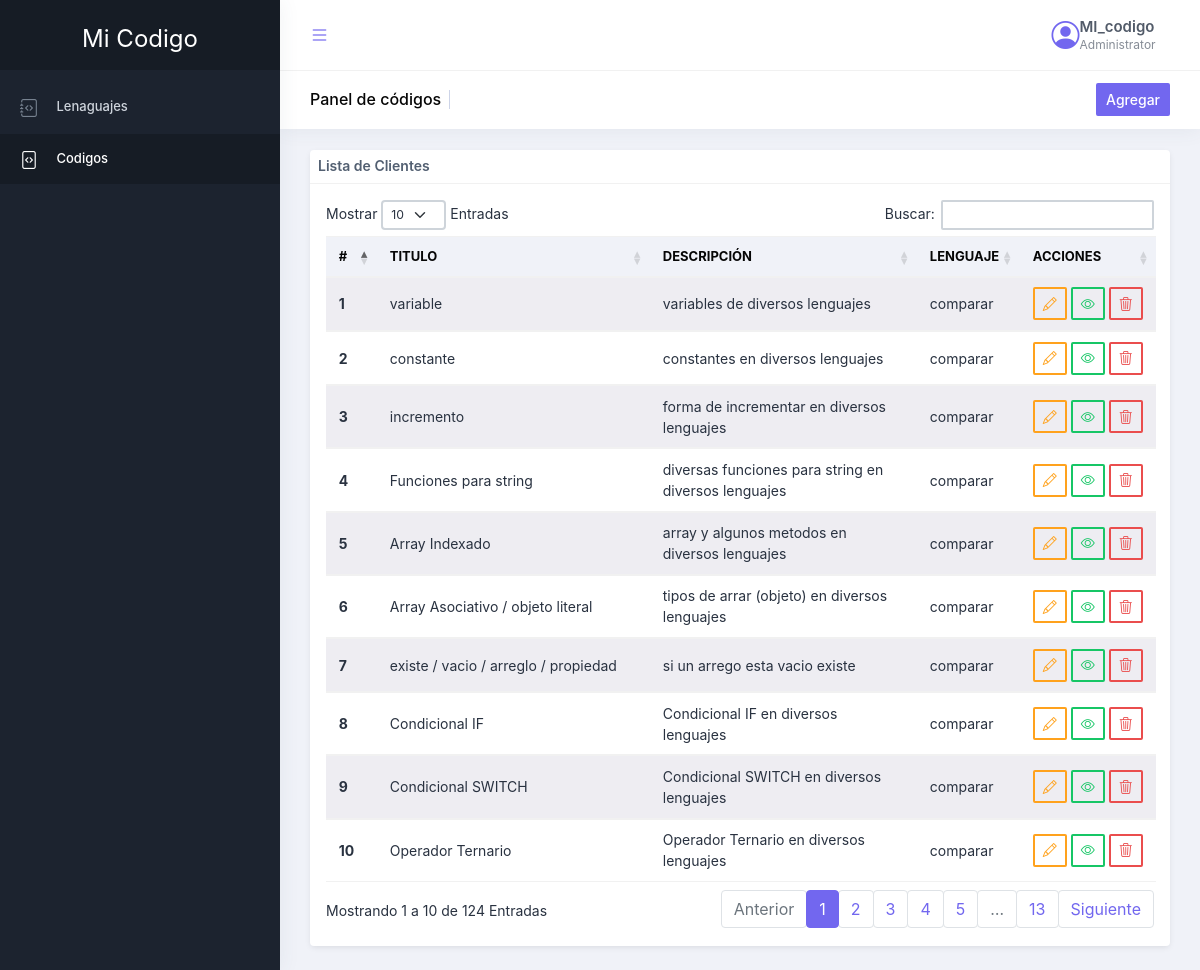
Screenshot of /codigos with the database file from the repository.
### tables this page shows
CREATE TABLE `codigos` (
  `id` int NOT NULL,
  `titulo` varchar(120) NOT NULL,
  `descripcion` varchar(200) NOT NULL,
  `codigo` text NOT NULL,
  `lenguaje_id` int NOT NULL,
  `created_at` timestamp NULL DEFAULT NULL,
  `updated_at` timestamp NULL DEFAULT NULL
);

CREATE TABLE `lenguajes` (
  `id` int NOT NULL,
  `name` varchar(100) NOT NULL,
  `created_at` timestamp NULL DEFAULT NULL,
  `updated_at` timestamp NULL DEFAULT NULL
);

### System/RenderView.php (called while the page is built, shortened)
<?php
class RenderView
{
    public static function render(string $view, array $data = [])
    {
        $data = self::dataRedirect($data);
        $content = Self::renderOnlyView($view, $data);
    }
    protected static function renderOnlyView(string $view,  array $dynamicVariable)
    {
        $path = DIR_APP . "/View/$view.php";
        if (file_exists($path)) {
            include_once $path;
            return ob_get_clean();
        } else {
            throw new CronosException("Upsss... No se encontro la vista: view(" . $view . ")");
        }
    }
    private static function dataRedirect(array $data = [])
    {
        return $data;
    }
}

### System/Functions.php (called while the page is built, shortened)
<?php
if (!function_exists('view')) {
    function view(string $name, array $data = [])
    {
        $name = str_replace('.', '/', $name);
        try {
            return RenderView::render($name, $data);
        } catch (CronosException $e) {
            echo $e->cronosMessage();
        }
    }
}
if (!function_exists('route')) {
    function route(string $nameRoute)
    {
        return Route::route($nameRoute);
    }
}

### App/Controller/CodigoController.php (called while the page is built, shortened)
<?php
class CodigoController extends Controller
{
    public function index()
    {
        $codigos = Codigos::lista();
        return view('codigos/index', [
            'titulo' => 'Dashboard roles',
            'codigos' => $codigos
        ]);
    }
}

### public/index.php (called while the page is built, shortened)
<?php
Route::run();

### System/ConnectDB.php (called while the page is built, shortened)
<?php
class ConnectDB
{
    private static $db_host;
    private static $db_user;
    private static $db_pass;
    private static $db_name;
    private static $db_charset;
    public static function dataBase($db_host, $db_user, $db_pass, $db_name, $db_charset)
    {
        self::$db_host = $db_host;
        self::$db_user = $db_user;
        self::$db_pass = $db_pass;
        self::$db_name = $db_name;
        self::$db_charset = $db_charset;
    }
    private static function db_open()
    {
        $dsn = 'mysql:host=' . self::$db_host . ';dbname=' . self::$db_name . ';charset=' . self::$db_charset;
        try {
            $conn =  new PDO($dsn, self::$db_user, self::$db_pass);
            return $conn;
        } catch (\PDOException $e) {
            echo 'La conexión a la base de datos falló: ' . $e->getMessage();
            echo "<br>";
            echo "error de depuración: \n" . (int)$e->getCode();
        }
    }
    public static function conn()
    {
        return self::db_open();
    }
}

### System/Model.php (called while the page is built, shortened)
<?php
class Model
{
    protected static $db;
    protected static $returnType     = 'array';
    protected static $passEncrypt = false;
    protected static $password =  null;
    protected static $query;
    public function __construct()
    {
        self::$db = ConnectDB::conn();
    }
    private static function getConnection()
    {
        return new static;
    }
    private static function db_close()
    {
        self::$db = null;
    }
    protected static function startBd($data = null)
    {
        if ($data != null) {
            if (is_object($data))
                $data = (array)$data;
            $send = self::allowedFields($data);
            if (self::$passEncrypt === true) {
                if (isset($send[self::$password])) {
                    $send[self::$password] = password_hash($send[self::$password], PASSWORD_BCRYPT);
                }
            }
        } else {
            $send = null;
        }
        return $send;
    }
    private static function readDB($data = null)
    {
        try {
            $stmt = self::$db->prepare(self::$query);
            $stmt->execute($data);
            if (self::$returnType == 'object') {
                $result = $stmt->fetchAll(PDO::FETCH_OBJ);
                return $result;
            }
            $result = $stmt->fetchAll(PDO::FETCH_ASSOC);
            return $result;
        } catch (\PDOException $e) {
            return [
                'error' => $e->getMessage()
            ];
        }
    }
    private static function setTable()
    {
        if (property_exists(static::class, 'returnType')) {
            self::$returnType = static::$returnType;
        }
        if (property_exists(static::class, 'passEncrypt')) {
            self::$passEncrypt = static::$passEncrypt;
        }
    }
    public static function querySimple($query)
    {
        self::$query = $query;
        return self::readDB();
    }
}

### App/Model/Codigos.php (called while the page is built, shortened)
<?php
class Codigos extends Model
{
    public static function lista($leng = '')
    {
        if ($leng == '') {
            $sql = "SELECT codigos.id, codigos.titulo, codigos.descripcion, lenguajes.name FROM codigos INNER JOIN lenguajes ON codigos.lenguaje_id = lenguajes.id";
        } else {
            $sql = "SELECT codigos.id, codigos.titulo, codigos.descripcion, lenguajes.name FROM codigos INNER JOIN lenguajes ON codigos.lenguaje_id = lenguajes.id WHERE lenguajes.name = '$leng'";
        }
        return self::querySimple($sql);
    }
}

### App/View/codigos/index.php (the view, shortened to what this page needs)
<div class="pcoded-content">
	<div class="page-header">
		<div class="page-block">
			<div class="row align-items-center">
				<div class="col d-flex flex-column flex-md-row justify-content-between align-items-center">
					<div class="page-header-title">
						<h5 class="m-b-10">Panel de códigos</h5>
					</div>
					<div class="">
						<a href="<?= route('codigos.create') ?>" class="btn btn-primary btn-sm">Agregar</a>
					</div>
				</div>
			</div>
		</div>
	</div>
	<div class="row">
		<div class="col-xl-12">
			<div class="card">
				<div class="card-header p-2">
					<h5>Lista de Clientes</h5>
				</div>
				<div class="card-body  p-3">
					<table class="table table-striped table-sm dt-responsive" id="datatableAll">
						<thead>
							<tr>
								<th>#</th>
								<th>Titulo</th>
								<th>Descripción</th>
								<th>Lenguaje</th>
								<th>Acciones</th>
							</tr>
						</thead>
						<tbody class="table-group-divider">
							<?php $i = 1;
							foreach ($codigos as $cod) : ?>
								<tr>
									<th scope="row"><?= $i ?></th>
									<td><?= $cod->titulo  ?></td>
									<td class="text-wrap"><?= $cod->descripcion ?></td>
									<td><?= $cod->name ?></td>
									<td>
										<a href="<?= route('codigos.edit') . '?id=' . $cod->id ?>" class="btn btn-outline-warning btn-sm"><i class="bi bi-pencil"></i></a>
										<button data-link="<?= route('codigos.show')  . '?id=' . $cod->id ?>" class="btn btn-outline-success btn-sm mirarCodigo"><i class="bi bi-eye"></i></button>
										<a href=<?= route('codigos.destroy') . '?id=' . $cod->id ?>" class="btn btn-outline-danger btn-sm deleteItem"><i class="bi bi-trash3"></i></a>
									</td>
								</tr>
							<?php $i++;
							endforeach; ?>
						</tbody>
					</table>
				</div>
			</div>
		</div>
	</div>
</div>

### rows the page displays
codigos: titulo "variable", descripcion "variables de diversos lenguajes", lenguaje.name "comparar"
codigos: titulo "constante", descripcion "constantes en diversos lenguajes", lenguaje.name "comparar"
codigos: titulo "incremento", descripcion "forma de incrementar en diversos lenguajes", lenguaje.name "comparar"
codigos: titulo "Funciones para string", descripcion "diversas funciones para string en diversos lenguajes", lenguaje.name "comparar"
codigos: titulo "Array Indexado", descripcion "array y algunos metodos en diversos lenguajes", lenguaje.name "comparar"
codigos: titulo "Array Asociativo / objeto literal", descripcion "tipos de arrar (objeto) en diversos lenguajes", lenguaje.name "comparar"
codigos: titulo "existe / vacio / arreglo / propiedad", descripcion "si un arrego esta vacio existe", lenguaje.name "comparar"
codigos: titulo "Condicional IF", descripcion "Condicional IF en diversos lenguajes", lenguaje.name "comparar"
codigos: titulo "Condicional SWITCH", descripcion "Condicional SWITCH en diversos lenguajes", lenguaje.name "comparar"
codigos: titulo "Operador Ternario", descripcion "Operador Ternario en diversos lenguajes", lenguaje.name "comparar"

### other values shown
$title "Mi Codigo"
$value['text'] "Lenaguajes"
$value['text'] "Codigos"
$userName "MI_codigo"
